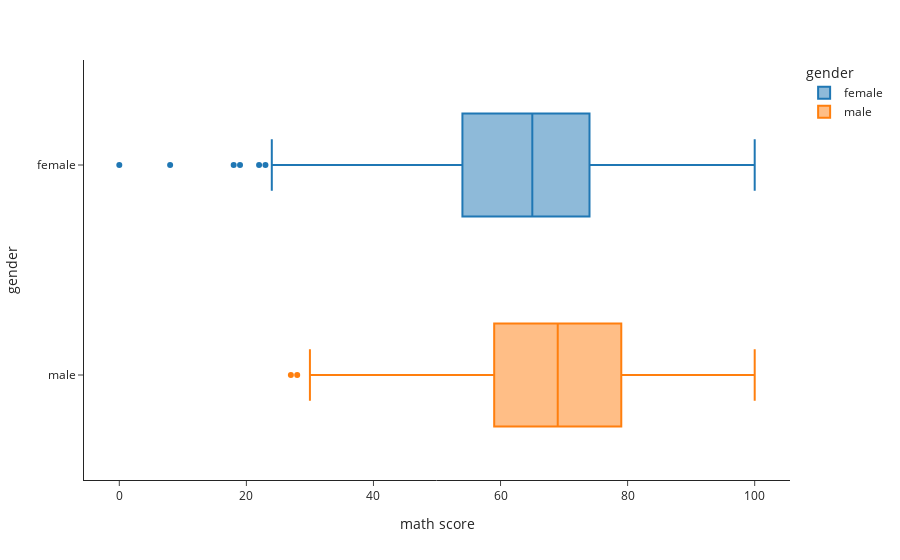

The cell this chart's notebook holds for it:
### Code cell
#print(lunch['math score'].mean())
grouped_gender = Gender.groupby('gender')
mean_by_gender = grouped_gender['math score'].mean()
print(mean_by_gender)#display mean score of both groups

px.box(Gender, x='math score',y='gender', color='gender')#Use boxplot to visualize IQR, Median, Outliers and Range.

### Figure 1 — Plotly figure (JSON) as saved in the notebook; plotly's stock layout.template omitted (floating-point values rounded to 4 significant figures; data arrays with more than 128 entries replaced by an {"elided": "..."} marker saying what was removed)
{"data": [{"alignmentgroup": "True", "hovertemplate": "gender=%{y}<br>math score=%{x}<extra></extra>", "legendgroup": "female", "marker": {"color": "#1F77B4"}, "name": "female", "notched": false, "offsetgroup": "female", "orientation": "h", "showlegend": true, "type": "box", "x": {"elided": "518 int values"}, "x0": " ", "xaxis": "x", "y": {"elided": "518 str values"}, "y0": " ", "yaxis": "y"}, {"alignmentgroup": "True", "hovertemplate": "gender=%{y}<br>math score=%{x}<extra></extra>", "legendgroup": "male", "marker": {"color": "#FF7F0E"}, "name": "male", "notched": false, "offsetgroup": "male", "orientation": "h", "showlegend": true, "type": "box", "x": {"elided": "482 int values"}, "x0": " ", "xaxis": "x", "y": {"elided": "482 str values"}, "y0": " ", "yaxis": "y"}], "layout": {"boxmode": "overlay", "legend": {"title": {"text": "gender"}, "tracegroupgap": 0}, "margin": {"t": 60}, "xaxis": {"anchor": "y", "domain": [0, 1], "title": {"text": "math score"}}, "yaxis": {"anchor": "x", "categoryarray": ["male", "female"], "categoryorder": "array", "domain": [0, 1], "title": {"text": "gender"}}}}
